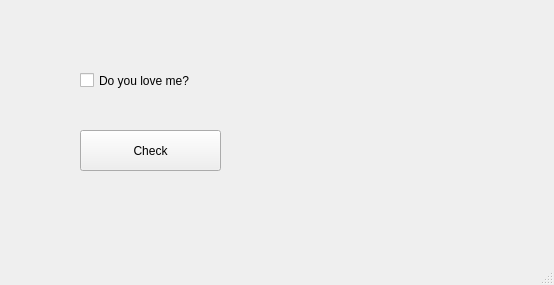
<?xml version="1.0" encoding="UTF-8"?>
<ui version="4.0">
 <class>MainWindow</class>
 <widget class="QMainWindow" name="MainWindow">
  <property name="geometry">
   <rect>
    <x>0</x>
    <y>0</y>
    <width>554</width>
    <height>285</height>
   </rect>
  </property>
  <property name="windowTitle">
   <string>MainWindow</string>
  </property>
  <widget class="QWidget" name="centralwidget">
   <widget class="QCheckBox" name="checkBox">
    <property name="geometry">
     <rect>
      <x>80</x>
      <y>60</y>
      <width>161</width>
      <height>41</height>
     </rect>
    </property>
    <property name="text">
     <string>Do you love me?</string>
    </property>
   </widget>
   <widget class="QPushButton" name="pushButton">
    <property name="geometry">
     <rect>
      <x>80</x>
      <y>130</y>
      <width>141</width>
      <height>41</height>
     </rect>
    </property>
    <property name="text">
     <string>Check</string>
    </property>
   </widget>
  </widget>
  <widget class="QMenuBar" name="menubar">
   <property name="geometry">
    <rect>
     <x>0</x>
     <y>0</y>
     <width>554</width>
     <height>22</height>
    </rect>
   </property>
  </widget>
  <widget class="QStatusBar" name="statusbar"/>
 </widget>
 <resources/>
 <connections/>
</ui>
